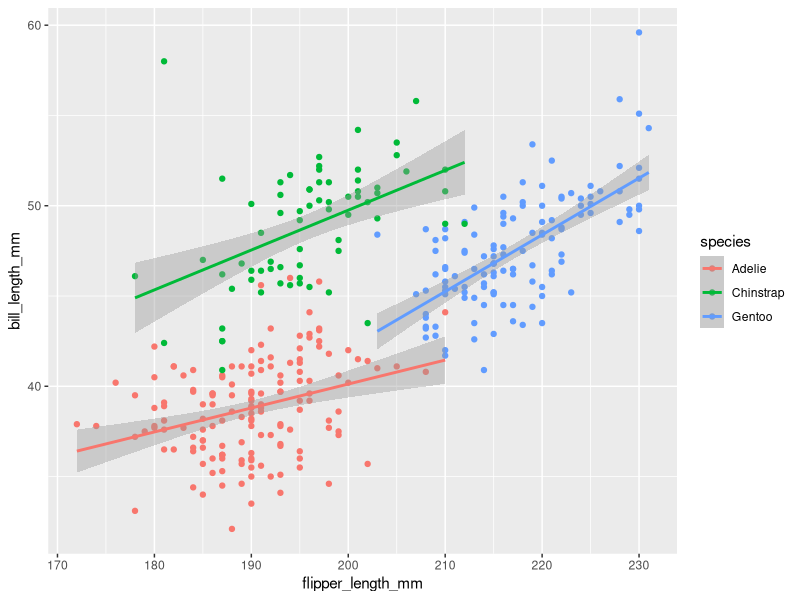

Here is the R script that generated this plot:
## ---- chunk 1
knitr::opts_chunk$set(echo = TRUE, warning = FALSE)
library(palmerpenguins)
library("tidyverse")
data(package = 'palmerpenguins')
## ---- chunk 2
p <- ggplot(penguins, aes(x = flipper_length_mm, y = bill_length_mm, colour = species)) +
  geom_point() +
  geom_smooth(method = "lm", formula = "y ~ x")

p
